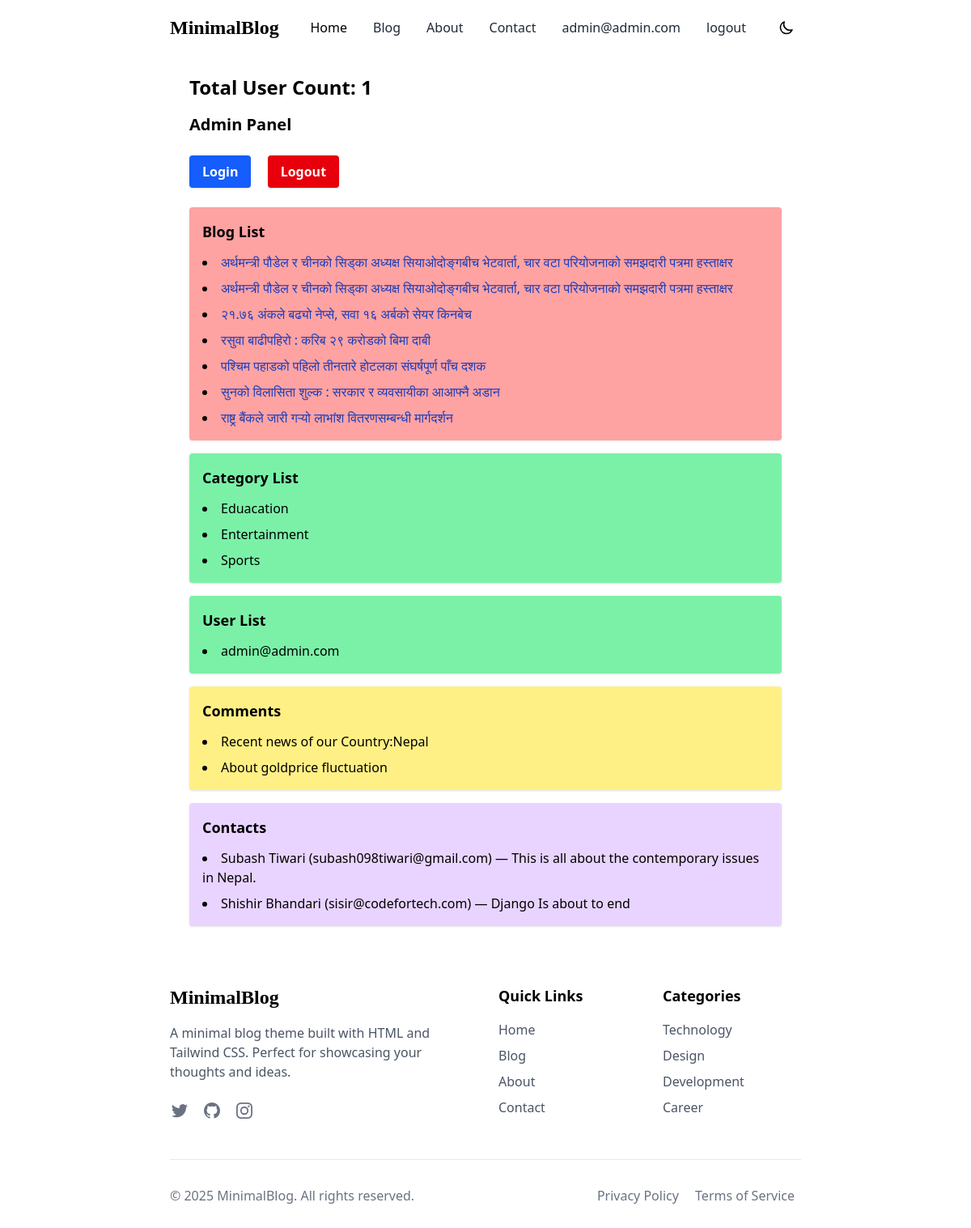
The app's page /admin_page (signed in) with its own data.
### customauthapp/models.py (models this page shows, shortened)
class CustomUser(AbstractBaseUser, PermissionsMixin):
    email = models.EmailField(unique=True)
    name = models.CharField(max_length=255)
    phone_number = models.CharField(max_length=255)
    user_profile = models.ImageField(upload_to="user_profile/", null=True, blank=True)
    role = models.CharField(max_length=255, choices=roles)
    is_staff = models.BooleanField(default=False)
    is_active = models.BooleanField(default=True)
    objects = CustomUserManager()
    USERNAME_FIELD = 'email'
    REQUIRED_FIELDS = ['name', 'phone_number']

class Contact(models.Model):
    name = models.CharField(max_length=255)
    email = models.EmailField()
    subject = models.CharField(max_length=255)
    message = models.TextField()
    created_at = models.DateTimeField(auto_now_add=True)

### blog/models.py (models this page shows, shortened)
class Blog(models.Model):
    title = models.CharField(max_length=255)
    small_content = models.CharField(max_length=255)
    slug = models.SlugField(max_length=255, unique=True, null=True, blank=True)
    home_page_show = models.BooleanField(default=False)
    featured_blog = models.BooleanField(default=False)
    img = models.ImageField(upload_to="blog/", null=True, blank=True)
    content = models.TextField()
    tag = models.ManyToManyField(Tag)
    category = models.ForeignKey(Category, on_delete=models.CASCADE)
    created_at = models.DateTimeField(auto_now_add=True)
    updated_at = models.DateTimeField(auto_now=True)

class Category(models.Model):
    title = models.CharField(max_length=255)
    slug = models.SlugField(max_length=255, unique=True, null=True, blank=True)
    img = models.ImageField(upload_to="category/", null=True, blank=True)

class Comment(models.Model):
    user = models.CharField(max_length=255)
    content = models.TextField()
    blog = models.ForeignKey(Blog, on_delete=models.CASCADE)
    created_at = models.DateTimeField(auto_now_add=True)
    updated_at = models.DateTimeField(auto_now=True)

### customauthapp/views.py (the view)
# urls.py: path("admin_page", admins_page, name="admin_page"),
@login_required
def admins_page(request):
    users = CustomUser.objects.all()
    blogs = Blog.objects.all()
    comments = Comment.objects.all()
    categories = Category.objects.all()
    contacts = Contact.objects.all()
    context = {
        "users": users,
        "usercount": users.count(),
        "blogs": blogs,
        "blogcount": blogs.count(),
        "comments": comments,
        "commentcount": comments.count(),
        "contacts": contacts,
        "contactcount": contacts.count(),
        "categories": categories,
        "categorycount": categories.count(),
    }
    return render(request, "admin.html", context)

### templates/admin.html
{% extends 'base/base.html' %}
{% block content %}
<div class="max-w-4xl mx-auto p-6">
    <h1 class="text-2xl font-bold mb-4">Total User Count: {{ usercount }}</h1>
    <h1 class="text-xl font-semibold mb-6">Admin Panel</h1>
    <div class="space-x-4 mb-6">
        <a href="{% url 'admin:login' %}"
           class="inline-block bg-blue-600 hover:bg-blue-700 text-white font-semibold py-2 px-4 rounded shadow">
           Login
        </a>
        <a href="{% url 'admin:logout' %}"
           class="inline-block bg-red-600 hover:bg-red-700 text-white font-semibold py-2 px-4 rounded shadow">
           Logout
        </a>
    </div>
    <div class="bg-red-300 p-4 mt-4 rounded shadow">
        <h2 class="text-lg font-bold mb-3">Blog List</h2>
        <ul class="list-disc list-inside space-y-2">
            {% for blog in blogs %}
                <li>
                    <a href="{% url 'singleblogpage' blog.id %}"
                       class="text-blue-800 hover:underline font-medium">
                       {{ blog.title }}
                    </a>
                </li>
            {% empty %}
                <li>No blogs found.</li>
            {% endfor %}
        </ul>
    </div>
    <div class="bg-green-300 p-4 mt-4 rounded shadow">
        <h2 class="text-lg font-bold mb-3">Category List</h2>
        <ul class="list-disc list-inside space-y-2">
            {% for cat in categories %}
                <li>{{ cat.title }}</li>
            {% empty %}
                <li>No categories found.</li>
            {% endfor %}
        </ul>
    </div>
    <div class="bg-green-300 p-4 mt-4 rounded shadow">
        <h2 class="text-lg font-bold mb-3">User List</h2>
        <ul class="list-disc list-inside space-y-2">
            {% for user in users %}
                <li>{{ user.email }}</li>
            {% empty %}
                <li>No users found.</li>
            {% endfor %}
        </ul>
    </div>
    <div class="bg-yellow-200 p-4 mt-4 rounded shadow">
        <h2 class="text-lg font-bold mb-3">Comments</h2>
        <ul class="list-disc list-inside space-y-2">
            {% for comment in comments %}
                <li>{{ comment.content }}</li>
            {% empty %}
                <li>No comments found.</li>
            {% endfor %}
        </ul>
    </div>
    <div class="bg-purple-200 p-4 mt-4 rounded shadow">
        <h2 class="text-lg font-bold mb-3">Contacts</h2>
        <ul class="list-disc list-inside space-y-2">
            {% for contact in contacts %}
                <li>{{ contact.name }} ({{ contact.email }}) — {{ contact.message }}</li>
            {% empty %}
                <li>No contact submissions yet.</li>
            {% endfor %}
        </ul>
    </div>
</div>
{% endblock %}

### templates/base/Header.html (shortened to what this page needs)
{% load static %}
<!DOCTYPE html>
<html lang="en">
  <head>
    <link rel="stylesheet" href="https://cdn.jsdelivr.net/npm/swiper@11/swiper-bundle.min.css" />
    <link rel="stylesheet" href="{% static 'src/style.css' %}" />
    <script src="https://cdn.jsdelivr.net/npm/@tailwindcss/browser@4"></script>
  </head>
  <body class="w-[95vw] md:w-[90vw] lg:w-[65vw] mx-auto">
    <header class="sticky top-0 bg-white dark:bg-gray-900 z-10">
      <nav class="container-custom py-4">
        <div class="flex justify-between items-center">
          <a href="/" class="text-2xl font-serif font-bold text-primary-600 dark:text-primary-400">
            MinimalBlog
          </a>
          <div class="hidden md:flex items-center space-x-8">
            <a href="{% url 'homepage' %}" class="font-medium text-primary-600 dark:text-primary-400 hover:text-primary-700 dark:hover:text-primary-300">Home</a>
            <a href="blog" class="font-medium text-gray-800 dark:text-gray-200 hover:text-primary-500 dark:hover:text-primary-400">Blog</a>
            <a href="about" class="font-medium text-gray-800 dark:text-gray-200 hover:text-primary-500 dark:hover:text-primary-400">About</a>
            <a href="contact" class="font-medium text-gray-800 dark:text-gray-200 hover:text-primary-500 dark:hover:text-primary-400">Contact</a>
            {% if user.is_authenticated %}
              <a href="{% url 'profiles' %}" class="font-medium text-gray-800 dark:text-gray-200 hover:text-primary-500 dark:hover:text-primary-400">{{user.email}}</a>
              <a href="{% url 'logout' %}" class="font-medium text-gray-800 dark:text-gray-200 hover:text-primary-500 dark:hover:text-primary-400">logout</a>
            {% else %}
              <a href="{% url 'login' %}" class="font-medium text-gray-800 dark:text-gray-200 hover:text-primary-500 dark:hover:text-primary-400">Login</a>
            {% endif %}
            <button id="theme-toggle" class="p-2 rounded-full hover:bg-gray-100 dark:hover:bg-gray-800">
              <svg xmlns="http://www.w3.org/2000/svg" class="h-5 w-5 block dark:hidden" fill="none" viewBox="0 0 24 24" stroke="currentColor">
                <path stroke-linecap="round" stroke-linejoin="round" stroke-width="2" d="M20.354 15.354A9 9 0 018.646 3.646 9.003 9.003 0 0012 21a9.003 9.003 0 008.354-5.646z" />
              </svg>
            </button>
          </div>
        </div>
      </nav>
    </header>

### records on screen
CustomUser: email "admin@admin.com"
Blog: title "अर्थमन्त्री पौडेल र चीनको सिड्का अध्यक्ष सियाओदोङ्गबीच भेटवार्ता, चार वटा परियोजनाको समझदारी पत्रमा हस्ताक्षर"
Blog: title "अर्थमन्त्री पौडेल र चीनको सिड्का अध्यक्ष सियाओदोङ्गबीच भेटवार्ता, चार वटा परियोजनाको समझदारी पत्रमा हस्ताक्षर"
Blog: title "२१.७६ अंकले बढ्यो नेप्से, सवा १६ अर्बको सेयर किनबेच"
Blog: title "रसुवा बाढीपहिरो : करिब २९ करोडको बिमा दाबी"
Blog: title "पश्चिम पहाडको पहिलो तीनतारे होटलका संघर्षपूर्ण पाँच दशक"
Blog: title "सुनको विलासिता शुल्क : सरकार र व्यवसायीका आआफ्नै अडान"
Blog: title "राष्ट्र बैंकले जारी गर्‍यो लाभांश वितरणसम्बन्धी मार्गदर्शन"
Category: title "Eduacation"
Category: title "Entertainment"
Category: title "Sports"
Comment: content "Recent news of our Country:Nepal"
Comment: content "About goldprice fluctuation"
Contact: name "Subash Tiwari", email "subash098tiwari@gmail.com", message "This is all about the contemporary issues in Nepal."
Contact: name "Shishir Bhandari", email "sisir@codefortech.com", message "Django Is about to end"

### other values on screen
{{ usercount }} "1"
